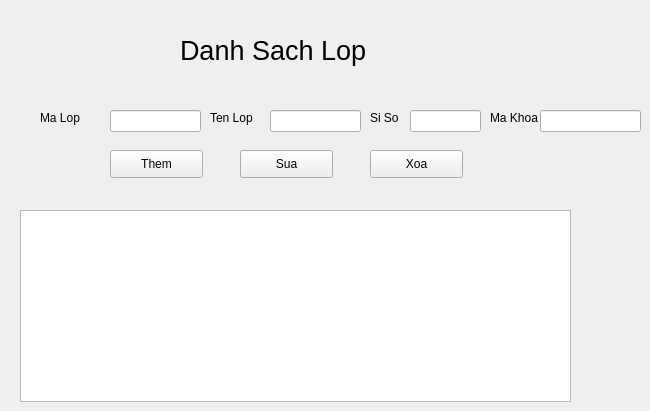
     <widget class="QWidget" name="Lop_page">
      <widget class="QLabel" name="label_6">
       <property name="geometry">
        <rect>
         <x>180</x>
         <y>-10</y>
         <width>261</width>
         <height>121</height>
        </rect>
       </property>
       <property name="font">
        <font>
         <pointsize>20</pointsize>
        </font>
       </property>
       <property name="text">
        <string>Danh Sach Lop</string>
       </property>
      </widget>
      <widget class="QLineEdit" name="txtTenLop">
       <property name="geometry">
        <rect>
         <x>270</x>
         <y>110</y>
         <width>91</width>
         <height>22</height>
        </rect>
       </property>
      </widget>
      <widget class="QLabel" name="label_12">
       <property name="geometry">
        <rect>
         <x>210</x>
         <y>110</y>
         <width>55</width>
         <height>16</height>
        </rect>
       </property>
       <property name="text">
        <string>Ten Lop</string>
       </property>
      </widget>
      <widget class="QLineEdit" name="txtMaLop_2">
       <property name="geometry">
        <rect>
         <x>110</x>
         <y>110</y>
         <width>91</width>
         <height>22</height>
        </rect>
       </property>
      </widget>
      <widget class="QLabel" name="label_28">
       <property name="geometry">
        <rect>
         <x>370</x>
         <y>110</y>
         <width>55</width>
         <height>16</height>
        </rect>
       </property>
       <property name="text">
        <string>Si So</string>
       </property>
      </widget>
      <widget class="QLineEdit" name="txtSiSo">
       <property name="geometry">
        <rect>
         <x>410</x>
         <y>110</y>
         <width>71</width>
         <height>22</height>
        </rect>
       </property>
      </widget>
      <widget class="QLabel" name="label_29">
       <property name="geometry">
        <rect>
         <x>490</x>
         <y>110</y>
         <width>55</width>
         <height>16</height>
        </rect>
       </property>
       <property name="text">
        <string>Ma Khoa</string>
       </property>
      </widget>
      <widget class="QLineEdit" name="txtMaKhoa_2">
       <property name="geometry">
        <rect>
         <x>540</x>
         <y>110</y>
         <width>101</width>
         <height>22</height>
        </rect>
       </property>
      </widget>
      <widget class="QPushButton" name="btnThemLop">
       <property name="geometry">
        <rect>
         <x>110</x>
         <y>150</y>
         <width>93</width>
         <height>28</height>
        </rect>
       </property>
       <property name="text">
        <string>Them</string>
       </property>
      </widget>
      <widget class="QPushButton" name="btnSuaLop">
       <property name="geometry">
        <rect>
         <x>240</x>
         <y>150</y>
         <width>93</width>
         <height>28</height>
        </rect>
       </property>
       <property name="text">
        <string>Sua</string>
       </property>
      </widget>
      <widget class="QPushButton" name="btnXoaLop">
       <property name="geometry">
        <rect>
         <x>370</x>
         <y>150</y>
         <width>93</width>
         <height>28</height>
        </rect>
       </property>
       <property name="text">
        <string>Xoa</string>
       </property>
      </widget>
      <widget class="QTableWidget" name="tableDSL">
       <property name="geometry">
        <rect>
         <x>20</x>
         <y>210</y>
         <width>551</width>
         <height>192</height>
        </rect>
       </property>
      </widget>
      <widget class="QLabel" name="label_30">
       <property name="geometry">
        <rect>
         <x>40</x>
         <y>110</y>
         <width>55</width>
         <height>16</height>
        </rect>
       </property>
       <property name="text">
        <string>Ma Lop</string>
       </property>
      </widget>
     </widget>
